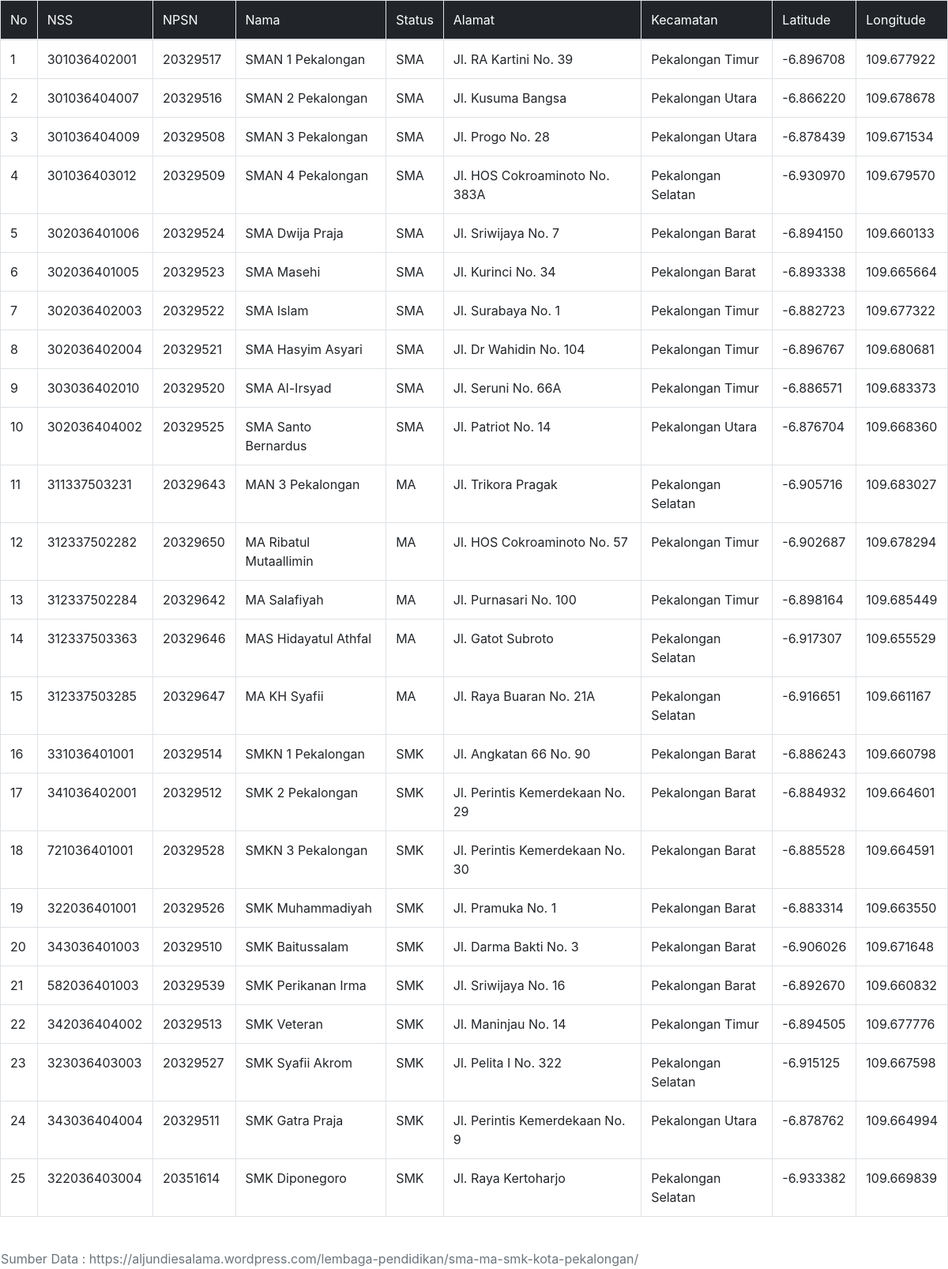
The app's page /data.php with its own data.
### tables this page shows
CREATE TABLE `pekalongan` (
  `id` int(10) NOT NULL,
  `nss` varchar(20) NOT NULL,
  `npsn` varchar(20) NOT NULL,
  `nama` varchar(50) NOT NULL,
  `status` varchar(10) NOT NULL,
  `alamat` varchar(50) NOT NULL,
  `kec` varchar(50) NOT NULL,
  `lat` varchar(50) NOT NULL,
  `lng` varchar(50) NOT NULL
);

### data.php (the view, shortened to what this page needs)
<!DOCTYPE html>
<html lang="en">
<head>
  <link rel="stylesheet" href="assets/bootstrap.min.css">
</head>
<body>
  <div class="table-responsive">
  <table class="table table-bordered table-hover">
  <thead>
  <tr bgcolor="#212529">
  <td class="pertama">No</td>
  <td class="pertama">NSS</td>
  <td class="pertama">NPSN</td>
  <td class="pertama">Nama</td>
  <td class="pertama">Status</td>
  <td class="pertama">Alamat</td>
  <td class="pertama">Kecamatan</td>
  <td class="pertama">Latitude</td>
  <td class="pertama">Longitude</td>
  </tr>
  </thead>
<tbody>
<?php
  include "koneksi.php";
  $no=0;
  $mysql = mysqli_query($conn, "SELECT * FROM pekalongan");
  while($hasil=mysqli_fetch_array($mysql)){
  $no++;
  echo "<body>";
  echo "<tr>";
  echo "<td>",$no."</td>";
  echo "<td>",$hasil['nss']."</td>";
  echo "<td>",$hasil['npsn']."</td>";
  echo "<td>",$hasil['nama']."</td>";
  echo "<td>",$hasil['status']."</td>";
  echo "<td>",$hasil['alamat']."</td>";
  echo "<td>",$hasil['kec']."</td>";
  echo "<td>",$hasil['lat']."</td>";
  echo "<td>",$hasil['lng']."</td></tr>";
  }
?><table>
    <br>
    <table>
  <td><h class="text-muted">Sumber Data : https://aljundiesalama.wordpress.com/lembaga-pendidikan/sma-ma-smk-kota-pekalongan/</h></td></table>
</body>
</html>

### data.php (style rules this page uses)
.pertama { color: #fff; }

### records on screen
pekalongan: nss "301036402001", npsn "20329517", nama "SMAN 1 Pekalongan", status "SMA", alamat "Jl. RA Kartini No. 39", kec "Pekalongan Timur", lat "-6.896708", lng "109.677922"
pekalongan: nss "301036404007", npsn "20329516", nama "SMAN 2 Pekalongan", status "SMA", alamat "Jl. Kusuma Bangsa", kec "Pekalongan Utara", lat "-6.866220", lng "109.678678"
pekalongan: nss "301036404009", npsn "20329508", nama "SMAN 3 Pekalongan", status "SMA", alamat "Jl. Progo No. 28", kec "Pekalongan Utara", lat "-6.878439", lng "109.671534"
pekalongan: nss "301036403012", npsn "20329509", nama "SMAN 4 Pekalongan", status "SMA", alamat "Jl. HOS Cokroaminoto No. 383A", kec "Pekalongan Selatan", lat "-6.930970", lng "109.679570"
pekalongan: nss "302036401006", npsn "20329524", nama "SMA Dwija Praja", status "SMA", alamat "Jl. Sriwijaya No. 7", kec "Pekalongan Barat", lat "-6.894150", lng "109.660133"
pekalongan: nss "302036401005", npsn "20329523", nama "SMA Masehi", status "SMA", alamat "Jl. Kurinci No. 34", kec "Pekalongan Barat", lat "-6.893338", lng "109.665664"
pekalongan: nss "302036402003", npsn "20329522", nama "SMA Islam", status "SMA", alamat "Jl. Surabaya No. 1", kec "Pekalongan Timur", lat "-6.882723", lng "109.677322"
pekalongan: nss "302036402004", npsn "20329521", nama "SMA Hasyim Asyari", status "SMA", alamat "Jl. Dr Wahidin No. 104", kec "Pekalongan Timur", lat "-6.896767", lng "109.680681"
pekalongan: nss "303036402010", npsn "20329520", nama "SMA Al-Irsyad", status "SMA", alamat "Jl. Seruni No. 66A", kec "Pekalongan Timur", lat "-6.886571", lng "109.683373"
pekalongan: nss "302036404002", npsn "20329525", nama "SMA Santo Bernardus", status "SMA", alamat "Jl. Patriot No. 14", kec "Pekalongan Utara", lat "-6.876704", lng "109.668360"
pekalongan: nss "311337503231", npsn "20329643", nama "MAN 3 Pekalongan", status "MA", alamat "Jl. Trikora Pragak", kec "Pekalongan Selatan", lat "-6.905716", lng "109.683027"
pekalongan: nss "312337502282", npsn "20329650", nama "MA Ribatul Mutaallimin", status "MA", alamat "Jl. HOS Cokroaminoto No. 57", kec "Pekalongan Timur", lat "-6.902687", lng "109.678294"
pekalongan: nss "312337502284", npsn "20329642", nama "MA Salafiyah", status "MA", alamat "Jl. Purnasari No. 100", kec "Pekalongan Timur", lat "-6.898164", lng "109.685449"
pekalongan: nss "312337503363", npsn "20329646", nama "MAS Hidayatul Athfal", status "MA", alamat "Jl. Gatot Subroto", kec "Pekalongan Selatan", lat "-6.917307", lng "109.655529"
pekalongan: nss "312337503285", npsn "20329647", nama "MA KH Syafii", status "MA", alamat "Jl. Raya Buaran No. 21A", kec "Pekalongan Selatan", lat "-6.916651", lng "109.661167"
pekalongan: nss "331036401001", npsn "20329514", nama "SMKN 1 Pekalongan", status "SMK", alamat "Jl. Angkatan 66 No. 90", kec "Pekalongan Barat", lat "-6.886243", lng "109.660798"
pekalongan: nss "341036402001", npsn "20329512", nama "SMK 2 Pekalongan", status "SMK", alamat "Jl. Perintis Kemerdekaan No. 29", kec "Pekalongan Barat", lat "-6.884932", lng "109.664601"
pekalongan: nss "721036401001", npsn "20329528", nama "SMKN 3 Pekalongan", status "SMK", alamat "Jl. Perintis Kemerdekaan No. 30", kec "Pekalongan Barat", lat "-6.885528", lng "109.664591"
pekalongan: nss "322036401001", npsn "20329526", nama "SMK Muhammadiyah", status "SMK", alamat "Jl. Pramuka No. 1", kec "Pekalongan Barat", lat "-6.883314", lng "109.663550"
pekalongan: nss "343036401003", npsn "20329510", nama "SMK Baitussalam", status "SMK", alamat "Jl. Darma Bakti No. 3", kec "Pekalongan Barat", lat "-6.906026", lng "109.671648"
pekalongan: nss "582036401003", npsn "20329539", nama "SMK Perikanan Irma", status "SMK", alamat "Jl. Sriwijaya No. 16", kec "Pekalongan Barat", lat "-6.892670", lng "109.660832"
pekalongan: nss "342036404002", npsn "20329513", nama "SMK Veteran", status "SMK", alamat "Jl. Maninjau No. 14", kec "Pekalongan Timur", lat "-6.894505", lng "109.677776"
pekalongan: nss "323036403003", npsn "20329527", nama "SMK Syafii Akrom", status "SMK", alamat "Jl. Pelita I No. 322", kec "Pekalongan Selatan", lat "-6.915125", lng "109.667598"
pekalongan: nss "343036404004", npsn "20329511", nama "SMK Gatra Praja", status "SMK", alamat "Jl. Perintis Kemerdekaan No. 9", kec "Pekalongan Utara", lat "-6.878762", lng "109.664994"
pekalongan: nss "322036403004", npsn "20351614", nama "SMK Diponegoro", status "SMK", alamat "Jl. Raya Kertoharjo", kec "Pekalongan Selatan", lat "-6.933382", lng "109.669839"
